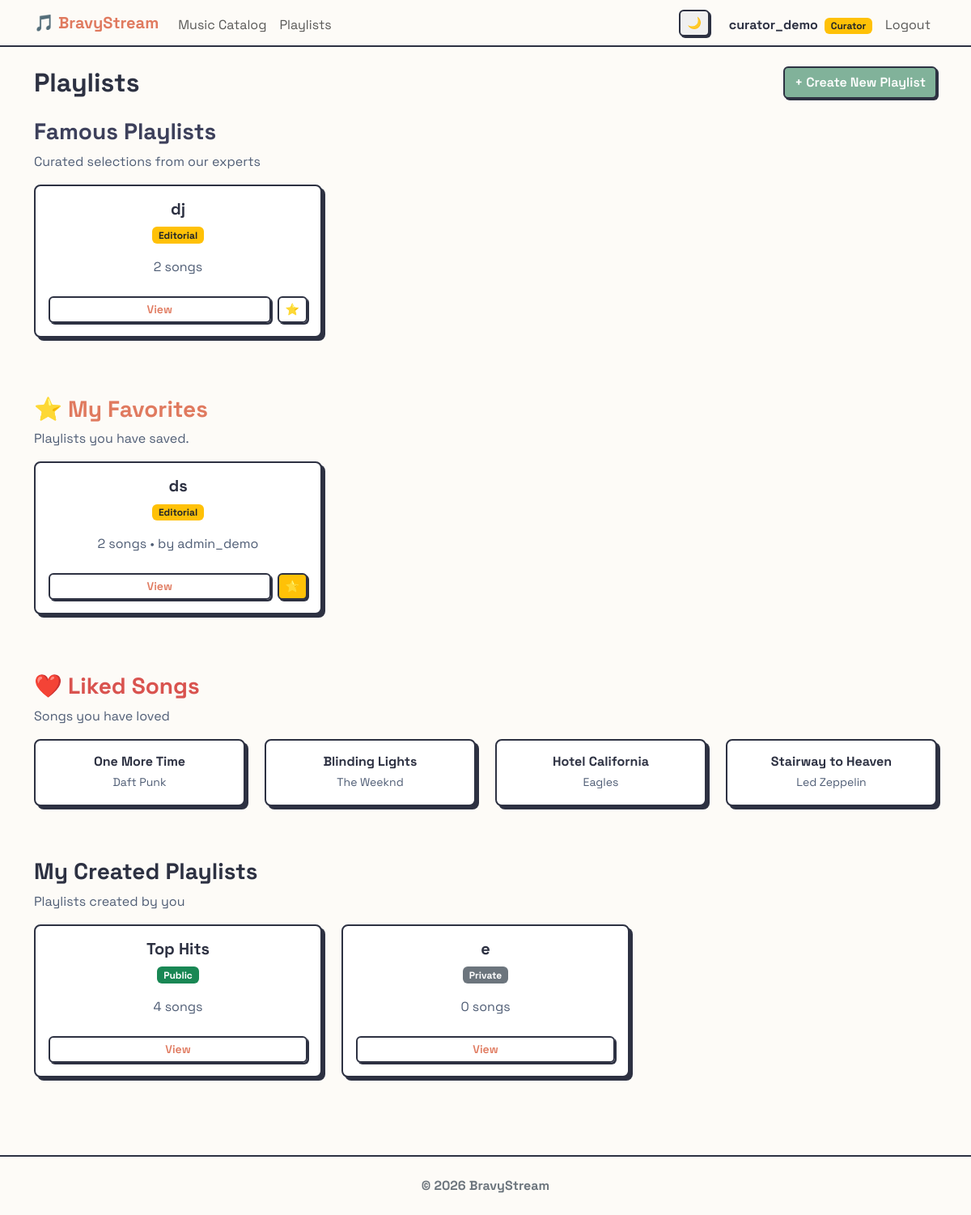
The page /music/playlists/ (signed in) on the database as committed earlier.
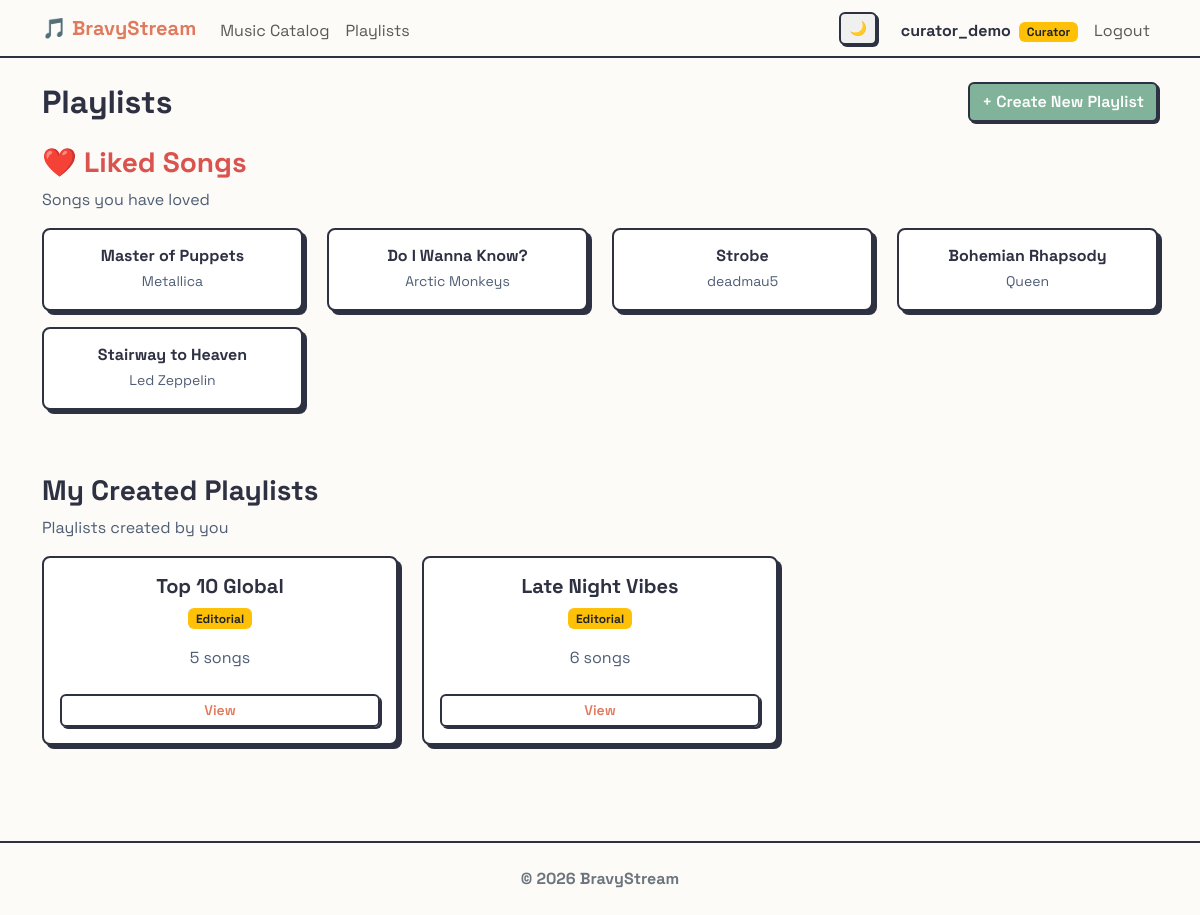
The same page on the database as committed later.
### music/models.py (models this page shows, shortened)
class Playlist(models.Model):
    name = models.CharField(max_length=150)
    owner = models.ForeignKey(
        settings.AUTH_USER_MODEL,
        on_delete=models.CASCADE,
        related_name='playlists',
    )
    songs = models.ManyToManyField(
        Song,
        related_name='playlists',
        blank=True,
    )
    is_public = models.BooleanField(default=False)
    is_editorial = models.BooleanField(default=False)
    followers = models.ManyToManyField(
        settings.AUTH_USER_MODEL,
        related_name='favorite_playlists',
        blank=True
    )

class Song(models.Model):
    title = models.CharField(max_length=200)
    artist = models.CharField(max_length=200)
    genre = models.ForeignKey(
        Genre,
        on_delete=models.CASCADE,
        related_name='songs',
    )
    duration = models.DurationField()
    audio_file = models.FileField(
        upload_to='songs/',
        blank=True,
        null=True,
        validators=[FileExtensionValidator(allowed_extensions=['mp3', 'wav', 'ogg', 'flac', 'aac', 'm4a'])]
    )
    likes = models.ManyToManyField(settings.AUTH_USER_MODEL, related_name='liked_songs', blank=True)
    created_at = models.DateTimeField(auto_now_add=True)
    class Meta:
        ordering = ['-created_at', 'id']

### users/models.py (models this page shows, shortened)
class CustomUser(AbstractUser):
    ROLE_CHOICES = (
        ('listener', 'Listener'),
        ('curator', 'Curator'),
        ('moderator', 'Moderator'),
    )
    role = models.CharField(max_length=20, choices=ROLE_CHOICES, default='listener')
    birth_date = models.DateField(null=True, blank=True)
    friends = models.ManyToManyField('self', blank=True)
    ICON_CHOICES = [
        ('👤', '👤'),
        ('🐶', '🐶'),
        ('🐱', '🐱'),
        ('🦊', '🦊'),
        ('🐯', '🐯'),
        ('🐼', '🐼'),
        ('🐰', '🐰'),
        ('👽', '👽'),
        ('🤖', '🤖'),
        ('👻', '👻'),
        ('🤠', '🤠'),
    ]
    profile_icon = models.CharField(max_length=10, choices=ICON_CHOICES, default='👤')
    @property
    def pending_friend_requests_count(self):
        return self.received_requests.filter(is_accepted=False).count()

### music/views.py (the view)
# urls.py: path('playlists/', PlaylistListView.as_view(), name='playlist_list'),
class PlaylistListView(LoginRequiredMixin, ListView):
    model = Playlist
    template_name = 'music/playlist_list.html'
    def get_queryset(self):
        return Playlist.objects.filter(owner=self.request.user)
    def get_context_data(self, **kwargs):
        context = super().get_context_data(**kwargs)
        context['famous_playlists'] = Playlist.objects.filter(is_editorial=True).exclude(owner=self.request.user).exclude(followers=self.request.user)
        context['favorite_playlists'] = self.request.user.favorite_playlists.all()
        context['liked_songs'] = self.request.user.liked_songs.all()
        return context

### templates/music/playlist_list.html (shortened to what the changed rows need)
{% extends 'base.html' %}
{% block content %}
<div class="d-flex justify-content-between align-items-center mb-4">
    <h2 class="mb-0">Playlists</h2>
    <a href="{% url 'music:playlist_create' %}" class="btn btn-success">+ Create New Playlist</a>
</div>
{% if famous_playlists %}
<h3 class="mt-4" style="color: var(--accent-tertiary);">Famous Playlists</h3>
<p class="text-muted">Curated selections from our experts</p>
<div class="row mb-5">
    {% for playlist in famous_playlists %}
    <div class="col-md-4 mb-4">
        <div class="card h-100 neo-card" style="border-color: var(--accent-tertiary);">
            <div class="card-body text-center d-flex flex-column">
                <h5 class="card-title fw-bold">
                    {{ playlist.name }}
                </h5>
                <div class="mb-3">
                    <span class="badge bg-warning text-dark">Editorial</span>
                </div>
                <p class="card-text text-muted mb-4">
                    {{ playlist.songs.count }} song{{ playlist.songs.count|pluralize }}
                </p>
                <div class="mt-auto d-flex gap-2">
                    <a href="{% url 'music:playlist_detail' playlist.pk %}" class="btn btn-outline-primary btn-sm flex-grow-1">
                        View
                    </a>
                    <a href="{% url 'music:toggle_favorite_playlist' playlist.pk %}" class="btn btn-outline-warning btn-sm" title="Add to favorites">
                        ⭐
                    </a>
                </div>
            </div>
        </div>
    </div>
    {% endfor %}
</div>
{% endif %}
{% if favorite_playlists %}
<h3 class="mt-4" style="color: var(--accent-primary);">⭐ My Favorites</h3>
<p class="text-muted">Playlists you have saved.</p>
<div class="row mb-5">
    {% for playlist in favorite_playlists %}
    <div class="col-md-4 mb-4">
        <div class="card h-100 neo-card">
            <div class="card-body text-center d-flex flex-column">
                <h5 class="card-title fw-bold">
                    {{ playlist.name }}
                </h5>
                <div class="mb-3">
                    {% if playlist.is_editorial %}
                        <span class="badge bg-warning text-dark">Editorial</span>
                    {% else %}
                        <span class="badge bg-success">Public</span>
                    {% endif %}
                </div>
                <p class="card-text text-muted mb-4">
                    {{ playlist.songs.count }} song{{ playlist.songs.count|pluralize }} &bull; by {{ playlist.owner.username }}
                </p>
                <div class="mt-auto d-flex gap-2">
                    <a href="{% url 'music:playlist_detail' playlist.pk %}" class="btn btn-outline-primary btn-sm flex-grow-1">
                        View
                    </a>
                    <a href="{% url 'music:toggle_favorite_playlist' playlist.pk %}" class="btn btn-warning btn-sm" title="Remove from favorites">
                        ⭐
                    </a>
                </div>
            </div>
        </div>
    </div>
    {% endfor %}
</div>
{% endif %}
<h3 class="mt-4" style="color: #d9534f;">❤️ Liked Songs</h3>
<p class="text-muted">Songs you have loved</p>
{% if liked_songs %}
    <div class="row mb-5">
        {% for song in liked_songs %}
        <div class="col-md-3 mb-3">
            <div class="card h-100 border-0 neo-card">
                <div class="card-body p-3 text-center">
                    <h6 class="card-title mb-1 fw-bold">
                        <a href="{% url 'music:song_detail' song.pk %}" class="text-decoration-none" style="color: var(--text-primary);">
                            {{ song.title }}
                        </a>
                    </h6>
                    <small class="text-muted">{{ song.artist }}</small>
                </div>
            </div>
        </div>
        {% endfor %}
    </div>
{% else %}
    <div class="alert alert-light border mb-5">
        You haven't liked any songs yet. Browse the catalog to find your favorites!
    </div>
{% endif %}
<h3 class="mt-4">My Created Playlists</h3>
<p class="text-muted">Playlists created by you</p>
{% if playlist_list %}
    <div class="row mb-5">
        {% for playlist in playlist_list %}
        <div class="col-md-4 mb-4">
            <div class="card h-100 neo-card">
                <div class="card-body text-center d-flex flex-column">
                    <h5 class="card-title fw-bold">
                        {{ playlist.name }}
                    </h5>
                    <div class="mb-3">
                        {% if playlist.is_editorial %}
                            <span class="badge bg-warning text-dark">Editorial</span>
                        {% elif playlist.is_public %}
                            <span class="badge bg-success">Public</span>
                        {% else %}
                            <span class="badge bg-secondary">Private</span>
                        {% endif %}
                    </div>
                    <p class="card-text text-muted mb-4">
                        {{ playlist.songs.count }} song{{ playlist.songs.count|pluralize }}
                    </p>
                    <div class="mt-auto">
                        <a href="{% url 'music:playlist_detail' playlist.pk %}" class="btn btn-outline-primary btn-sm w-100">
                            View
                        </a>
                    </div>
                </div>
            </div>
        </div>
        {% endfor %}
    </div>
{% else %}
    <div class="alert alert-info">
        You haven't created any playlists yet. Start now!
    </div>
{% endif %}
{% endblock %}

Rows that differ between the two databases and show on the page:
no longer on this page (row edited): Playlist: name "dj", songs.count "2", shown under "Famous Playlists"
removed Playlist: name "ds", is_editorial "Editorial", songs.count "2", owner.username "admin_demo", shown under "⭐ My Favorites"
no longer on this page (row edited): Song: title "One More Time", artist "Daft Punk"
no longer on this page (row edited): Song: title "Blinding Lights", artist "The Weeknd"
no longer on this page (row edited): Song: title "Hotel California", artist "Eagles"
removed Playlist: name "e", is_editorial "Private", songs.count "0", shown under "My Created Playlists"
now on this page (row edited): Song: title "Master of Puppets", artist "Metallica"
now on this page (row edited): Song: title "Do I Wanna Know?", artist "Arctic Monkeys"
now on this page (row edited): Song: title "Strobe", artist "deadmau5"
now on this page (row edited): Song: title "Bohemian Rhapsody", artist "Queen"
changed Playlist: name "Top Hits" → "Top 10 Global"; songs.count "4" → "5"; is_editorial "Public" → "Editorial"
added Playlist: name "Late Night Vibes", is_editorial "Editorial", songs.count "6", shown under "My Created Playlists"
Other text that changed with them:
text no longer shown: "Famous Playlists Curated selections from our experts ⭐ My Favorites Playlists you have saved."
